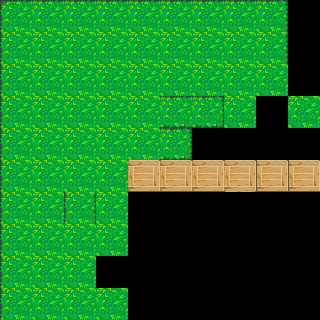

Rendered tile map (Tiled .tmx) drawn with the repository's tilesets; below, a short description and the full map source, tile grids included:
An orthogonal 10x10 tile map with 32x32 px tiles, 1 tile layer (Background) and 3 objects (2x Zombie).

<map version="1.0" orientation="orthogonal" renderorder="right-down" width="10" height="10" tilewidth="32" tileheight="32" nextobjectid="28">
 <tileset firstgid="1" name="" tilewidth="32" tileheight="32" tilecount="667" columns="23">
  <image source="sprite.png" width="736" height="928" />
 </tileset>
 <layer name="Background" width="10" height="10">
  <data encoding="csv">
24,25,25,25,25,25,25,25,26,0,
47,48,48,48,48,48,48,48,49,0,
47,48,48,48,48,48,48,48,48,0,
47,48,48,48,48,95,118,48,0,48,
47,48,48,48,48,118,0,0,0,0,
47,48,48,48,78,78,78,55,77,77,
47,48,93,48,0,0,0,0,0,0,
47,48,48,48,0,0,0,0,0,0,
47,48,48,0,0,0,0,0,0,0,
47,48,48,48,0,0,0,0,0,0
</data>
 </layer>
 <objectgroup name="Zombie">
  <object id="15" gid="73" x="121" y="116" width="32" height="32" />
  <object id="23" name="Zombie" gid="139" x="195" y="132" width="32" height="32" />
  <object id="24" name="Zombie" gid="139" x="200" y="158" width="32" height="32" />
 </objectgroup>
</map>